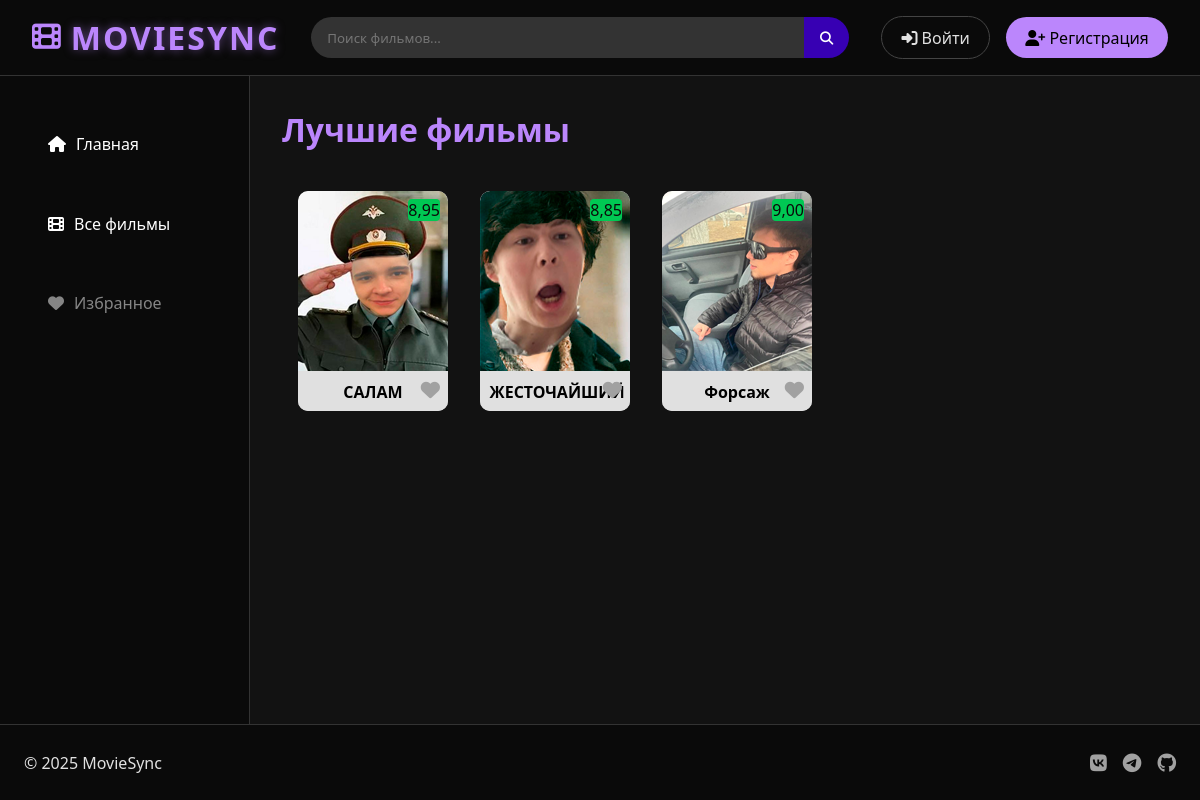
The page / on the database its author committed.
### main/models.py (models this page shows, shortened)
class Films(models.Model):
    title = models.CharField('Название фильма',max_length=150)
    description = models.CharField('Описание фильма', max_length=350)
    picture = models.ImageField(upload_to='')
    genres = models.ManyToManyField(Genre, related_name='films', blank=True)
    favorites = models.ManyToManyField(User, related_name='favorite_films', blank=True)
    rating = models.DecimalField(
        max_digits=4,
        decimal_places=2,
        null=True,
        blank=True,
        validators=[
            MinValueValidator(0.0),
            MaxValueValidator(10.0)
        ]
    )
    video_url = models.CharField('Ссылка на видео или файл', max_length=255, blank=True)
    class Meta:
        verbose_name = 'Фильм'
        verbose_name_plural = 'Фильмы'

### main/views.py (the view)
# urls.py: path('', views.main_screen_no_auth, name='main_screen_no_auth'),
def main_screen_no_auth(request):
    films = Films.objects.all()
    return render(request, 'main/MainScreenNoAuth.html', {'films': films})

### main/templates/main/MainScreenNoAuth.html (shortened to what this page needs)
{% load static %}
<!DOCTYPE html>
<html lang="ru">
<head>
    <link rel="stylesheet" href="{% static 'main/css/CSSFile.css'%}"/>
    <link
            rel="stylesheet" href="https://cdnjs.cloudflare.com/ajax/libs/font-awesome/6.4.0/css/all.min.css"/>
</head>
<body>
<header class="header">
    <a href="{% url 'main_screen_no_auth' %}" class="logo">
        <i class="fas fa-film"></i>
        <span class="logo-text">MOVIESYNC</span>
    </a>
    <div class="search-bar">
        <input type="text" placeholder="Поиск фильмов..." id="searchInput">
        <button id="searchButton"><i class="fas fa-search"></i></button>
    </div>
    <div class="user-actions">
        <a href="{% url 'accounts:login' %}" class="btn btn-login">
            <i class="fas fa-sign-in-alt"></i> Войти
        </a>
        <a href="{% url 'accounts:register' %}" class="btn btn-register">
            <i class="fas fa-user-plus"></i> Регистрация
        </a>
    </div>
</header>
<div class="main-container">
    <aside class="sidebar">
        <nav>
            <ul>
                <li class="active">
                    <a href="{% url 'main_screen_no_auth' %}">
                        <i class="fas fa-home"></i> Главная
                    </a>
                </li>
                <li>
                    <a href="{% url 'all_films_no_auth' %}">
                        <i class="fas fa-film"></i> Все фильмы
                    </a>
                </li>
                <li>
                    <a href="#" class="disabled-link">
                        <i class="fas fa-heart"></i> Избранное
                    </a>
                </li>
            </ul>
        </nav>
    </aside>
    <main class="content">
    <h1>Лучшие фильмы</h1>
    {% if films %}
        <div class="movie-grid">
            {% for film in films %}
            {% if film.rating > 8.00 %}
                <a href="{% url 'film_detail' film.id %}" class="movie-thumbnail">
                    <div class="thumbnail-poster">
                        <img src = "{{film.picture.url}}" alt="Картинка">
                    </div>
                    <div class="movie-title-small" style = "color: black;  "><h4>{{ film.title }}</h4></div>
                    {% if film.rating >= 8.0 %}
                                <div class="rating-indicator green">{{ film.rating }}</div>
                            {% elif film.rating >= 5.0 %}
                                <div class="rating-indicator yellow">{{ film.rating }}</div>
                            {% else %}
                                <div class="rating-indicator red">{{ film.rating }}</div>
                            {% endif %}
                    <button class="favorite-btn-no-style" onclick="showAuthWarning(event)">
                        <i class="fas fa-heart"></i>
                    </button>
                </a>
            {% endif %}
            {% endfor %}
        </div>
    {% else %}
        <p>У вас нет записей</p>
    {% endif %}
</main>
</div>
<footer class="footer">
    <div class="footer-content">
        <p>© 2025 MovieSync</p>
        <div class="social-links">
            <a href="#"><i class="fab fa-vk"></i></a>
            <a href="#"><i class="fab fa-telegram"></i></a>
            <a href="https://github.com/S-SwarB-B/MovieSync"
            ><i class="fab fa-github"></i
            ></a>
        </div>
    </div>
</footer>
</body>
</html>

### main/static/main/css/CSSFile.css (style rules this page uses)
a { text-decoration: none; }
:root { --dark-bg: #121212; --darker-bg: #0a0a0a; --primary: #BB86FC; --primary-dark: #3700B3; --secondary: #03DAC6; --text: #e1e1e1; --text-secondary: #a1a1a1; }
html { overflow-y: scroll; }
* { margin: 0; padding: 0; box-sizing: border-box; font-family: 'Segoe UI', Tahoma, Geneva, Verdana, sans-serif; }
body { background-color: var(--dark-bg); color: var(--text); min-height: 100vh; display: flex; flex-direction: column; }
.header { background-color: var(--darker-bg); padding: 1rem 2rem; display: flex; align-items: center; justify-content: space-between; border-bottom: 1px solid #333; }
.logo { display: flex; align-items: center; gap: 10px; font-size: 1.5rem; color: var(--primary); text-decoration: none; }
.logo i { font-size: 1.8rem; }
.search-bar { display: flex; flex-grow: 1; max-width: 600px; margin: 0 2rem; }
.search-bar input { width: 100%; padding: 0.7rem 1rem; border-radius: 25px 0 0 25px; border: none; background-color: #333; color: var(--text); }
.search-bar button { padding: 0 1rem; border-radius: 0 25px 25px 0; border: none; background-color: var(--primary-dark); color: white; cursor: pointer; }
.user-actions { display: flex; gap: 1rem; align-items: center; }
.btn { padding: 0.6rem 1.2rem; border-radius: 25px; cursor: pointer; font-weight: 500; transition: all 0.3s ease; }
.btn-login { background-color: transparent; color: var(--text); border: 1px solid #444; }
.btn-register { background-color: var(--primary); color: #000; border: none; }
.main-container { display: flex; flex: 1; }
.sidebar { width: 250px; background-color: var(--darker-bg); padding: 2rem 1rem; border-right: 1px solid #333; }
.sidebar ul { list-style: none; }
.sidebar li { padding: 0.8rem 1rem; margin-bottom: 0.5rem; border-radius: 8px; cursor: pointer; display: flex; align-items: center; gap: 10px; transition: all 0.3s ease; }
.sidebar a { display: flex; align-items: center; gap: 10px; padding: 12px 16px; color: white; text-decoration: none; border-radius: 10px; }
.content { flex: 1; padding: 2rem; }
.content h1 { margin-bottom: 1.5rem; color: var(--primary); }
.movie-grid { display: grid; grid-template-columns: repeat(auto-fill, minmax(200px, 1fr)); gap: 1.5rem; }
.footer { background-color: var(--darker-bg); padding: 1.5rem; border-top: 1px solid #333; }
.footer-content { display: flex; justify-content: space-between; align-items: center; max-width: 1200px; margin: 0 auto; }
.social-links { display: flex; gap: 1rem; }
.social-links a { color: var(--text-secondary); font-size: 1.2rem; transition: color 0.3s ease; }
.logo-text { font-size: 2rem; font-weight: 700; letter-spacing: 2px; color: var(--primary); text-shadow: 0 0 10px rgba(187, 134, 252, 0.5); }
.movie-grid { display: flex; gap: 2rem; flex-wrap: wrap; padding: 1rem; }
.movie-thumbnail { position: relative; width: 150px; height: 220px; background-color: #ccc; border-radius: 10px; overflow: hidden; text-decoration: none; color: var(--text); transition: transform 0.2s ease; }
.thumbnail-poster { overflow: hidden; border-top-left-radius: 10px; border-top-right-radius: 10px; }
.thumbnail-poster img { width: 150px; height: 180px; object-fit: cover; display: block; }
.movie-title-small { background-color: #e0e0e0; padding: 0.6rem; text-align: center; font-size: 1rem; font-weight: bold; color: #333; }
.rating-indicator { position: absolute; color: #0a0a0a; top: 8px; right: 8px; border-radius: 4px; }
.rating-indicator.green { background-color: #00c853; }
.disabled-link { pointer-events: none; opacity: 0.5; cursor: default; }
.favorite-btn-no-style { position: absolute; bottom: 8px; right: 8px; background: none; border: none; color: var(--text-secondary); font-size: 1.2rem; cursor: pointer; }

### rows shown on the page
Films: picture (picture), title "САЛАМ", rating "8,95"
Films: picture (picture), title "ЖЕСТОЧАЙШИЙ", rating "8,85"
Films: picture (picture), title "Форсаж", rating "9,00"
